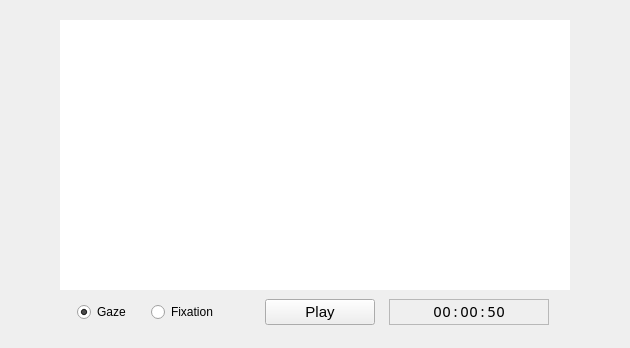
               <widget class="QFrame" name="container">
                <property name="sizePolicy">
                 <sizepolicy hsizetype="Preferred" vsizetype="Minimum">
                  <horstretch>0</horstretch>
                  <verstretch>0</verstretch>
                 </sizepolicy>
                </property>
                <property name="minimumSize">
                 <size>
                  <width>0</width>
                  <height>0</height>
                 </size>
                </property>
                <layout class="QGridLayout" name="gridLayout_5">
                 <item row="1" column="1">
                  <widget class="QFrame" name="bee_2">
                   <layout class="QVBoxLayout" name="bee">
                    <item>
                     <widget class="QGraphicsView" name="videoView">
                      <property name="sizePolicy">
                       <sizepolicy hsizetype="Preferred" vsizetype="Preferred">
                        <horstretch>0</horstretch>
                        <verstretch>0</verstretch>
                       </sizepolicy>
                      </property>
                      <property name="minimumSize">
                       <size>
                        <width>510</width>
                        <height>270</height>
                       </size>
                      </property>
                      <property name="maximumSize">
                       <size>
                        <width>515</width>
                        <height>280</height>
                       </size>
                      </property>
                      <property name="font">
                       <font>
                        <pointsize>10</pointsize>
                       </font>
                      </property>
                      <property name="autoFillBackground">
                       <bool>false</bool>
                      </property>
                      <property name="frameShape">
                       <enum>QFrame::NoFrame</enum>
                      </property>
                      <property name="frameShadow">
                       <enum>QFrame::Plain</enum>
                      </property>
                      <property name="verticalScrollBarPolicy">
                       <enum>Qt::ScrollBarAlwaysOff</enum>
                      </property>
                      <property name="horizontalScrollBarPolicy">
                       <enum>Qt::ScrollBarAlwaysOff</enum>
                      </property>
                      <property name="viewportUpdateMode">
                       <enum>QGraphicsView::MinimalViewportUpdate</enum>
                      </property>
                     </widget>
                    </item>
                    <item>
                     <widget class="QFrame" name="playerControls">
                      <property name="sizePolicy">
                       <sizepolicy hsizetype="Expanding" vsizetype="Minimum">
                        <horstretch>0</horstretch>
                        <verstretch>0</verstretch>
                       </sizepolicy>
                      </property>
                      <property name="minimumSize">
                       <size>
                        <width>0</width>
                        <height>0</height>
                       </size>
                      </property>
                      <property name="maximumSize">
                       <size>
                        <width>16777215</width>
                        <height>16777215</height>
                       </size>
                      </property>
                      <property name="frameShape">
                       <enum>QFrame::NoFrame</enum>
                      </property>
                      <property name="frameShadow">
                       <enum>QFrame::Sunken</enum>
                      </property>
                      <layout class="QHBoxLayout" name="horizontalLayout_4">
                       <property name="topMargin">
                        <number>3</number>
                       </property>
                       <property name="bottomMargin">
                        <number>3</number>
                       </property>
                       <item>
                        <widget class="QRadioButton" name="radioGaze">
                         <property name="maximumSize">
                          <size>
                           <width>60</width>
                           <height>16777215</height>
                          </size>
                         </property>
                         <property name="text">
                          <string>Gaze</string>
                         </property>
                         <property name="checked">
                          <bool>true</bool>
                         </property>
                        </widget>
                       </item>
                       <item>
                        <widget class="QRadioButton" name="radioFixation">
                         <property name="maximumSize">
                          <size>
                           <width>100</width>
                           <height>16777215</height>
                          </size>
                         </property>
                         <property name="text">
                          <string>Fixation</string>
                         </property>
                        </widget>
                       </item>
                       <item>
                        <widget class="QPushButton" name="playPauseButton">
                         <property name="sizePolicy">
                          <sizepolicy hsizetype="Minimum" vsizetype="Minimum">
                           <horstretch>0</horstretch>
                           <verstretch>0</verstretch>
                          </sizepolicy>
                         </property>
                         <property name="maximumSize">
                          <size>
                           <width>110</width>
                           <height>16777215</height>
                          </size>
                         </property>
                         <property name="font">
                          <font>
                           <pointsize>11</pointsize>
                          </font>
                         </property>
                         <property name="text">
                          <string>Play</string>
                         </property>
                         <property name="shortcut">
                          <string>Space</string>
                         </property>
                         <property name="checkable">
                          <bool>true</bool>
                         </property>
                         <property name="checked">
                          <bool>false</bool>
                         </property>
                         <property name="autoDefault">
                          <bool>false</bool>
                         </property>
                         <property name="default">
                          <bool>false</bool>
                         </property>
                         <property name="flat">
                          <bool>false</bool>
                         </property>
                        </widget>
                       </item>
                       <item>
                        <widget class="QLabel" name="videoTimeLabel">
                         <property name="minimumSize">
                          <size>
                           <width>100</width>
                           <height>0</height>
                          </size>
                         </property>
                         <property name="maximumSize">
                          <size>
                           <width>160</width>
                           <height>16777215</height>
                          </size>
                         </property>
                         <property name="font">
                          <font>
                           <family>Noto Mono</family>
                           <pointsize>11</pointsize>
                           <underline>false</underline>
                           <kerning>true</kerning>
                          </font>
                         </property>
                         <property name="frameShape">
                          <enum>QFrame::StyledPanel</enum>
                         </property>
                         <property name="frameShadow">
                          <enum>QFrame::Plain</enum>
                         </property>
                         <property name="text">
                          <string>00:00:50</string>
                         </property>
                         <property name="alignment">
                          <set>Qt::AlignCenter</set>
                         </property>
                        </widget>
                       </item>
                      </layout>
                     </widget>
                    </item>
                   </layout>
                  </widget>
                 </item>
                 <item row="1" column="2">
                  <spacer name="horizontalSpacer_9">
                   <property name="orientation">
                    <enum>Qt::Horizontal</enum>
                   </property>
                   <property name="sizeHint" stdset="0">
                    <size>
                     <width>40</width>
                     <height>20</height>
                    </size>
                   </property>
                  </spacer>
                 </item>
                 <item row="1" column="0">
                  <spacer name="horizontalSpacer_2">
                   <property name="orientation">
                    <enum>Qt::Horizontal</enum>
                   </property>
                   <property name="sizeHint" stdset="0">
                    <size>
                     <width>40</width>
                     <height>20</height>
                    </size>
                   </property>
                  </spacer>
                 </item>
                </layout>
               </widget>
